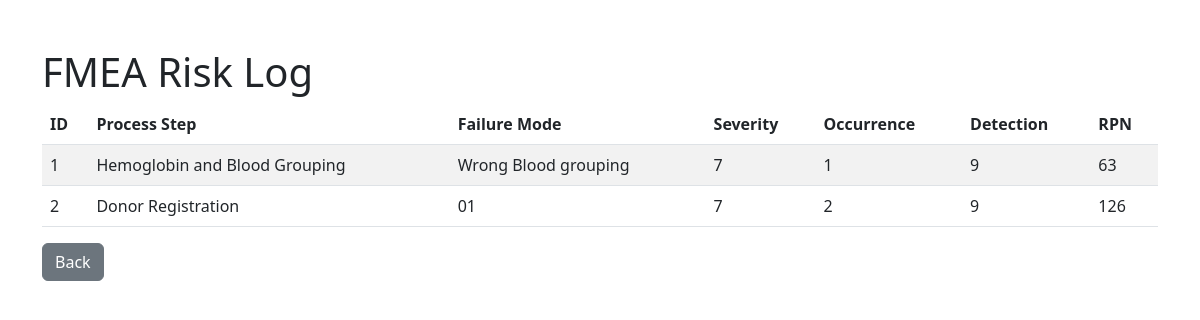
Page /view_risks on the committed database.
### tables this page shows
CREATE TABLE fmea_risks
                (id INTEGER PRIMARY KEY AUTOINCREMENT,
                 process_step TEXT, failure_mode TEXT,
                 severity INTEGER, occurrence INTEGER, detection INTEGER, rpn INTEGER);

### app.py (the view)
@app.route('/view_risks')
def view_risks():
   conn = sqlite3.connect('blood_donation.db')
   c = conn.cursor()
   c.execute("SELECT * FROM fmea_risks")
   risks = c.fetchall()
   conn.close()
   return render_template('view_risks.html', risks=risks)

### templates/view_risks.html (shortened to what this page needs)
<!DOCTYPE html>
<html lang="en">
<head>
	<link href="https://cdn.jsdelivr.net/npm/bootstrap@5.3.0/dist/css/bootstrap.min.css" rel="stylesheet">
</head>
<body>
	<div class="container">
    	<h1 class="mt-5">FMEA Risk Log</h1>
    	<table class="table table-striped">
        	<thead>
            	<tr>
                	<th>ID</th>
                	<th>Process Step</th>
                	<th>Failure Mode</th>
                	<th>Severity</th>
                	<th>Occurrence</th>
                	<th>Detection</th>
                	<th>RPN</th>
            	</tr>
        	</thead>
        	<tbody>
            	{% for risk in risks %}
            	<tr>
                	<td>{{ risk[0] }}</td>
                	<td>{{ risk[1] }}</td>
                	<td>{{ risk[2] }}</td>
                	<td>{{ risk[3] }}</td>
                	<td>{{ risk[4] }}</td>
                	<td>{{ risk[5] }}</td>
                	<td>{{ risk[6] }}</td>
            	</tr>
            	{% endfor %}
        	</tbody>
    	</table>
    	<a href="/" class="btn btn-secondary">Back</a>
	</div>
</body>
</html>

### rows in the picture
fmea_risks: id "1", process_step "Hemoglobin and Blood Grouping", failure_mode "Wrong Blood grouping", severity "7", occurrence "1", detection "9", rpn "63"
fmea_risks: id "2", process_step "Donor Registration", failure_mode "01", severity "7", occurrence "2", detection "9", rpn "126"
